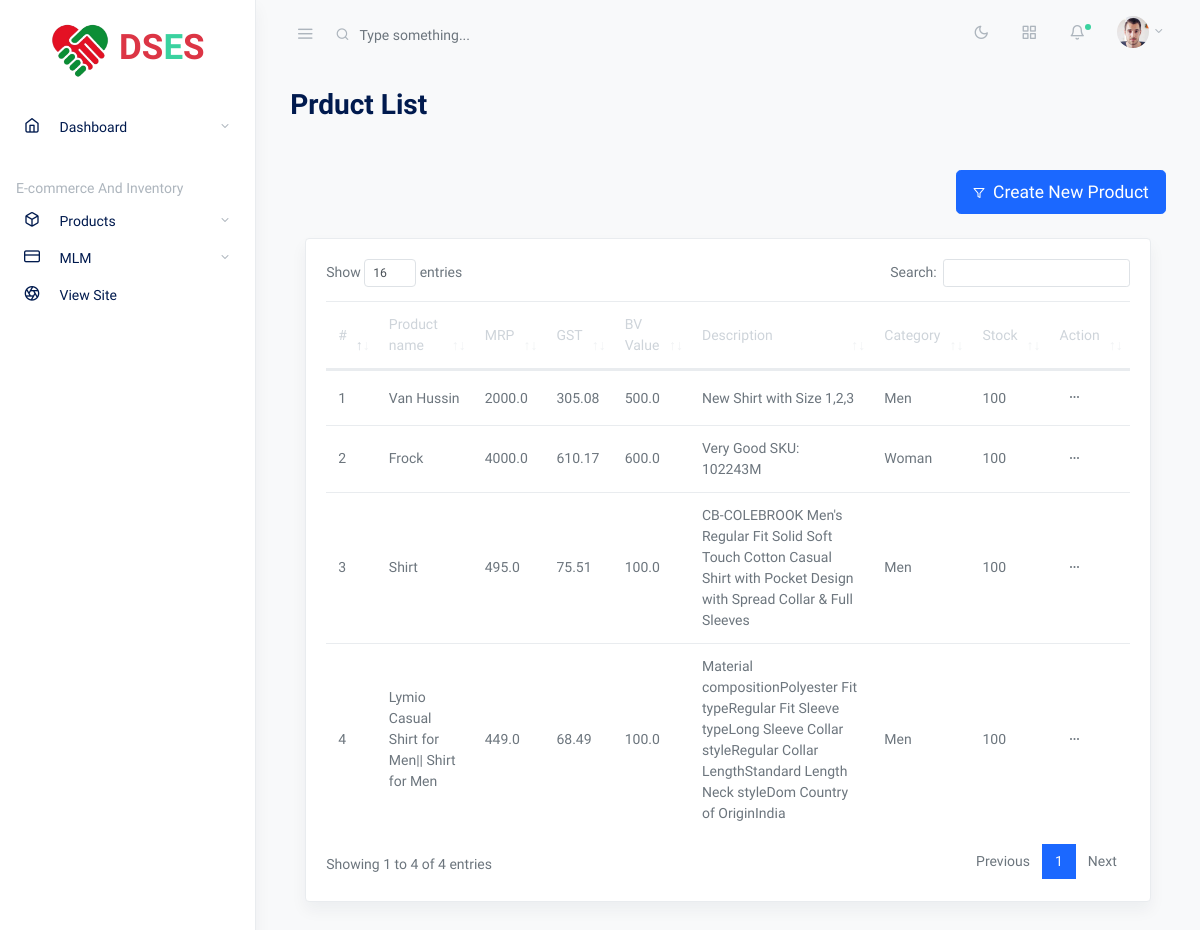
/ecome/Products (signed in), run on the app's committed database.
### ecom/models.py (models this page shows, shortened)
class Product(models.Model):
    category = models.ForeignKey(ProductCategory, on_delete=models.DO_NOTHING)
    product_name = models.CharField(max_length=255)
    product_sub_name = models.CharField(max_length=255, null=True, blank=True, default=" ")
    price = models.FloatField()
    status = models.BooleanField(default=True)
    stock = models.IntegerField()
    description = models.CharField(max_length=1000, null=True, blank=True)
    create_date = models.DateField(auto_now_add=True)
    product_BV = models.FloatField()
    stock_alert_value = models.FloatField(default=0)
    image_primary = models.FileField(upload_to="product_image",null=True, blank=True)
    image_s1 = models.FileField(upload_to="product_image", null=True, blank=True)
    image_s2 = models.FileField(upload_to="product_image", null=True, blank=True)
    price_before_tax = models.FloatField(null=True, blank=True)
    tax_amount = models.FloatField(null=True, blank=True)
    TAX_CHOICES = (
        ("Inclusive", "Inclusive"),
        ("Exclusive", "Exclusive"),
    )
    tax = models.CharField(max_length=20, choices=TAX_CHOICES)
    tax_value = models.ForeignKey(Tax, on_delete=models.CASCADE, null=True, blank=True)

class ProductCategory(models.Model):
    name = models.CharField(max_length=20)
    date_added = models.DateField(auto_now_add=True)
    active = models.BooleanField(default=True)
    def __str__(self):
        return str(self.name)

### ecom/views.py (the view)
# urls.py: path("Products",views.Products,name="Products"),
@login_required(login_url='SignIn')
def Products(request):
    product = Product.objects.all()
    if request.method == 'POST':
        product_name = request.POST['name']
        product_sub_name = request.POST.get('sub_name', '')
        category_id = request.POST['category']
        price = request.POST['price']
        product_BV = request.POST['bv']
        stock = request.POST['stock']
        stock_alert_value = request.POST['stock_alert']
        tax = request.POST['tax_name']
        tax_value_id = request.POST['tax_value']
        description = request.POST.get('description', '')
        try:
            category = ProductCategory.objects.get(id=category_id)
            tax_value = Tax.objects.get(id=tax_value_id)
            product = Product.objects.create(
                category=category,
                product_name=product_name,
                product_sub_name=product_sub_name,
                price=price,
                product_BV=product_BV,
                stock=stock,
                stock_alert_value=stock_alert_value,
                tax=tax,
                tax_value=tax_value,
                description=description
            )
        except:
            messages.error(request,"Somthing Wrong...")
            return redirect(Products)
        try:
            if 'primary_image' in request.FILES:
                primary_image = request.FILES['primary_image']
                product.image_primary = primary_image
            if 'secondary_image1' in request.FILES:
                secondary_image1 = request.FILES['secondary_image1']
                product.image_s1 = secondary_image1
            if 'secondary_image2' in request.FILES:
                secondary_image2 = request.FILES['secondary_image2']
                product.image_s2 = secondary_image2
            product.save()
        except:
            messages.error(request,"Somthing Wrong...images are not saved....")
            return redirect(Products)
        messages.success(request,"Product Added Success")
        return redirect("Products")
    else:
        return render(request, 'dashboard/products.html', { 'food_category': ProductCategory.objects.all(),
                                                            'tax': Tax.objects.all(),
                                                            "product":product})

### ecom/models.py (called while the page is built)
    def __str__(self):
        return '{}  {} %'.format(str(self.tax_name),(self.tax_percentage))

### templates/dashboard/products.html (shortened to what this page needs)
{% extends 'dashboard/index.html' %}{% load static %}{% block admin %}
<link rel="stylesheet" href="{%static 'dashboard/css/dataTables.bootstrap4.css' %}">
<main role="main" class="main-content">
    <div class="container-fluid">
      <div class="row justify-content-center">
        <div class="col-12">
          <h2 class="mb-2 page-title">Prduct List</h2>
          <div class="row my-4">
                <div class="col-12">
                  <div class="row align-items-center my-4">
                    <div class="col-auto">
                      <button type="button" class="btn btn-primary btn-lg" data-toggle="modal" data-target="#defaultModal"><span class="fe fe-filter fe-12 mr-2"></span>Create New Product</button>
                    </div>
                  </div>
            <div class="col-md-12">
              <div class="card shadow">
                <div class="card-body">
                  <table class="table table-striped datatables" id="dataTable-1">
                    <thead>
                      <tr>
                        <th>#</th>
                        <th>Product name</th>
                        <th>MRP</th>
                        <th>GST</th>
                        <th>BV Value</th>
                        <th>Description</th>
                        <th>Category</th>
                        <th>Stock</th>
                        <th>Action</th>
                      </tr>
                    </thead>
                    <tbody>
                        {% for item in product%}
                      <tr>
                        <td>{{forloop.counter}}</td>
                        <td>{{item.product_name}}</td>
                        <td>{{item.price}}</td>
                        <td>{{item.tax_amount}}</td>
                        <td>{{item.product_BV}}</td>
                        <td>{{item.description}}</td>
                        <td>{{item.category}}</td>
                        <td>{{item.stock}}</td>
                        <td><button class="btn btn-sm dropdown-toggle more-horizontal" type="button" data-toggle="dropdown" aria-haspopup="true" aria-expanded="false">
                          </button>
                        </td>
                      </tr>
                      {% endfor %}
                    </tbody>
                  </table>
                </div>
              </div>
            </div>
          </div>
        </div>
      </div>
    </div>
</main>
{% endblock %}

### static/dashboard/css/feather.css (style rules this page uses)
.fe { font-family: "feather" !important; speak: none; font-style: normal; font-weight: normal; font-variant: normal; text-transform: none; line-height: 1; -webkit-font-smoothing: antialiased; -moz-osx-font-smoothing: grayscale; }
.fe-12 { font-size: 12px; }
.fe-filter:before { content: ""; }

### data on the page
Product: product_name "Van Hussin", price "2000.0", tax_amount "305.08", product_BV "500.0", description "New Shirt with Size 1,2,3", category "Men", stock "100"
Product: product_name "Frock", price "4000.0", tax_amount "610.17", product_BV "600.0", description "Very Good SKU: 102243M", category "Woman", stock "100"
Product: product_name "Shirt", price "495.0", tax_amount "75.51", product_BV "100.0", description "CB-COLEBROOK Men's Regular Fit Solid Soft Touch Cotton Casual Shirt with Pocket Design with Spread Collar & Full Sleeves", category "Men", stock "100"
Product: product_name "Lymio Casual Shirt for Men|| Shirt for Men", price "449.0", tax_amount "68.49", product_BV "100.0", description "Material compositionPolyester Fit typeRegular Fit Sleeve typeLong Sleeve Collar styleRegular Collar LengthStandard Length Neck styleDom Country of OriginIndia", category "Men", stock "100"
